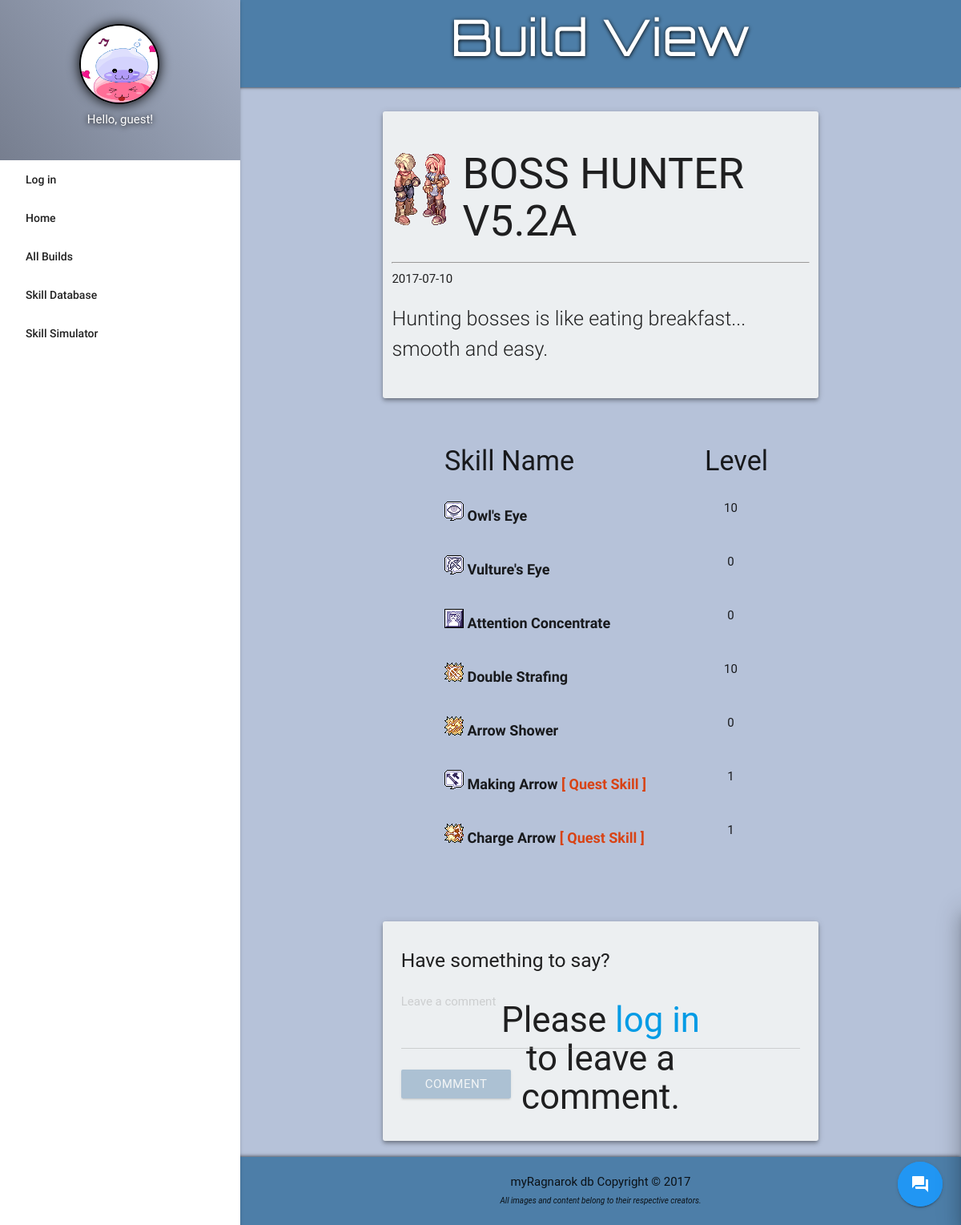
/build.php?build_id=25, run on the app's committed database.
### tables this page shows
CREATE TABLE `builds` (
  `id` int(10) NOT NULL,
  `acct_id` int(10) DEFAULT NULL,
  `build_name` varchar(255) NOT NULL DEFAULT 'None',
  `build_description` varchar(255) NOT NULL DEFAULT 'None',
  `build_date` date DEFAULT NULL
);

CREATE TABLE `skill_sims` (
  `id` int(10) NOT NULL,
  `skill_id` int(10) DEFAULT NULL,
  `level` int(10) NOT NULL,
  `build_id` int(10) DEFAULT NULL,
  `pts_left` int(11) NOT NULL
);

CREATE TABLE `skills` (
  `id` int(10) NOT NULL,
  `skill_name` varchar(255) NOT NULL,
  `description` text NOT NULL,
  `class` varchar(255) DEFAULT NULL,
  `required_for` varchar(255) NOT NULL DEFAULT 'None',
  `max_level` int(10) NOT NULL,
  `icon` varchar(255) NOT NULL,
  `quest_skill` varchar(255) NOT NULL DEFAULT 'No',
  `unlock_requirements` varchar(255) NOT NULL DEFAULT 'None'
);

### build.php (the view, shortened to what this page needs)
<?php
function header_title(){
	echo 'Build View';
};
function display_content(){
	global $conn;
	$build_id = $_GET['build_id'];
	echo '<div class="container">';
		$sql = "SELECT DISTINCT b.*,c.class_icon FROM classes c JOIN skills s ON c.class_name=s.class JOIN skill_sims ss ON ss.skill_id=s.id JOIN builds b ON ss.build_id=b.id WHERE b.id = '$build_id'";
		$result = mysqli_query($conn, $sql);
		while($row = mysqli_fetch_assoc($result)){
			extract($row);
			echo '<div class="row">
				<div class="margin-top bg col l10 m12 s12 offset-l1 z-depth-2">
					<div class="row">
						<img src="'.$class_icon.'" class="left responsive-img" style="padding-right: 15px">
						<h2>'.strtoupper($build_name).'</h2>
						<hr>
						<span>'.$build_date.'</span>
					</div>
					<div class="row">
						<span class="flow-text">'.ucfirst($build_description).'</span>
					</div>
				</div>
			</div>';
		};
		echo '<div class="row">
			<div class="col l8 m10 s12 offset-l2 offset-m1">
				<div class="col l10 m8 s8" style="padding: 0">
					<h4>Skill Name</h4>
				</div>
				<div class="col l2 m4 s4 center-align" style="padding: 0">
					<h4>Level</h4>
				</div>';
		$sql = "SELECT * FROM builds b JOIN skill_sims ss ON b.id = ss.build_id JOIN skills s ON ss.skill_id = s.id WHERE build_id = '$build_id'";
		$result = mysqli_query($conn, $sql);
		while($row = mysqli_fetch_assoc($result)){
			extract($row);
				echo '<div class="col l10 m8 s8" style="padding: 0">';
					if($quest_skill == 'Yes'){
					echo '<p class="skill-db-header"><img src="'.$icon.'"> '.$skill_name.' <span class="quest-marker">[ Quest Skill ]</span></p>';
					}else{
					echo '<p class="skill-db-header"><img src="'.$icon.'"> '.$skill_name.'</p>';
					};
				echo '</div>
				<div class="col l2 m4 s4 center-align" style="padding: 0">
					<p>'.$level.'</p>
				</div>';
		};
			echo '</div>
		</div>
		<div class="row comment-section">
			<div class="margin-top bg col l10 m12 s12 offset-l1 z-depth-2">
				<h5>Have something to say?</h5>';
				if(isset($_SESSION['loginFlag']) && $_SESSION['loginFlag'] == true){
					echo '<div class="input-field">
						<span style="display: none" id="build_id">'.$build_id.'</span>
						<span style="display: none" id="user_id">'.$_SESSION['id'].'</span>
						<textarea name="build_comment" id="build_comment" class="materialize-textarea"></textarea>
						<label for="build_comment">Leave a comment</label>
						<button id="build-comment-submit" class="btn btn-blue">Comment</button>
					</div>';
				}else{
					echo '<div class="comment-blocker">
						<h3 class="comment-blocker-text center-align">Please <a href="#modal1">log in</a> to leave a comment.</h3>
						<div class="input-field disable">
							<textarea name="build_comment" id="build_comment" class="materialize-textarea"></textarea>
							<label for="build_comment">Leave a comment</label>
							<button id="build-comment-submit" class="btn btn-blue">Comment</button>
						</div>
					</div>';
				};
				echo '<div id="comment-section" class="margin-top">';
				echo '</div>
				<div>';
				echo '</div>
			</div>
		</div>
	</div>';
};
require_once 'template.php';
?>

### styles/styles.css (style rules this page uses)
body { background: #b6c2d9; display: flex; min-height: 100vh; flex-direction: column; position: relative; }
.disabledbutton, .disable { pointer-events: none; opacity: 0.4; }
.quest-marker { color: #d84315; }
.skill-db-header { font-size: 1.2em; font-weight: bold; }
.margin-top { margin-top: 30px; }
.bg { background: #eceff1; border-radius: 3px; }
.comment-blocker { position: relative; }
.comment-blocker-text { position: absolute; left: 50%; top: 50%; transform: translate(-50%,-50%); }
.row .col { padding: 1.5em 1.5em; }
.btn-blue { background-color: #4d7ea8; }

### data on the page
builds: build_name "BOSS HUNTER V5.2A", build_date "2017-07-10", build_description "Hunting bosses is like eating breakfast... smooth and easy."
skill_sims: skill.icon (picture), skill.skill_name "Owl's Eye", level "10"
skill_sims: skill.icon (picture), skill.skill_name "Vulture's Eye", level "0"
skill_sims: skill.icon (picture), skill.skill_name "Attention Concentrate", level "0"
skill_sims: skill.icon (picture), skill.skill_name "Double Strafing", level "10"
skill_sims: skill.icon (picture), skill.skill_name "Arrow Shower", level "0"
skill_sims: skill.icon (picture), skill.skill_name "Making Arrow", level "1"
skill_sims: skill.icon (picture), skill.skill_name "Charge Arrow", level "1"
